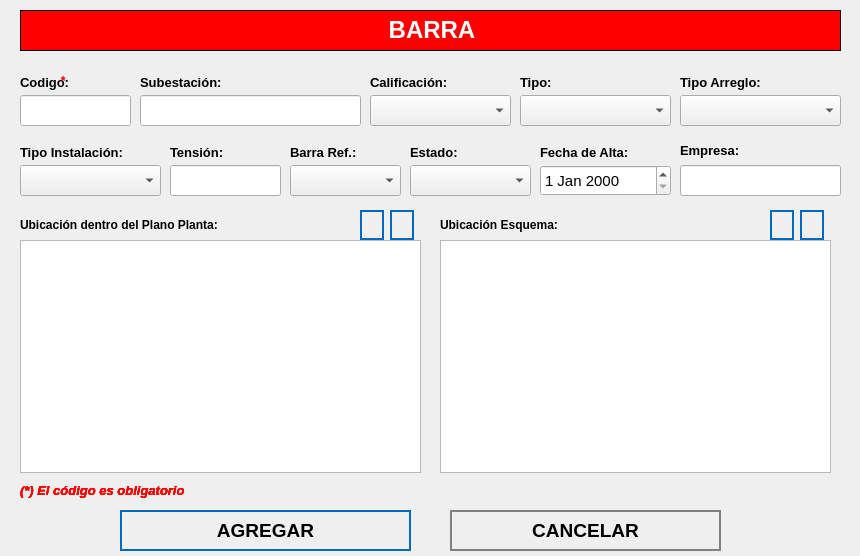
<?xml version="1.0" encoding="UTF-8"?>
<ui version="4.0">
 <class>NewBook</class>
 <widget class="QWidget" name="NewBook">
  <property name="geometry">
   <rect>
    <x>0</x>
    <y>0</y>
    <width>860</width>
    <height>556</height>
   </rect>
  </property>
  <property name="minimumSize">
   <size>
    <width>860</width>
    <height>556</height>
   </size>
  </property>
  <property name="maximumSize">
   <size>
    <width>860</width>
    <height>556</height>
   </size>
  </property>
  <property name="windowTitle">
   <string>Nuevo Registro</string>
  </property>
  <property name="styleSheet">
   <string notr="true">QPushButton
{	
	height: 2em;
 	border-style: solid;
	border-width: 2px;
 	border-color: grey;
	font-weight: bold;
}

QPushButton:hover
{
   	background-color:grey;
	color:white;
}</string>
  </property>
  <widget class="QLabel" name="label">
   <property name="geometry">
    <rect>
     <x>20</x>
     <y>10</y>
     <width>821</width>
     <height>41</height>
    </rect>
   </property>
   <property name="minimumSize">
    <size>
     <width>821</width>
     <height>0</height>
    </size>
   </property>
   <property name="maximumSize">
    <size>
     <width>821</width>
     <height>16777215</height>
    </size>
   </property>
   <property name="font">
    <font>
     <underline>false</underline>
    </font>
   </property>
   <property name="autoFillBackground">
    <bool>false</bool>
   </property>
   <property name="styleSheet">
    <string notr="true">background-color: red;</string>
   </property>
   <property name="frameShape">
    <enum>QFrame::Box</enum>
   </property>
   <property name="text">
    <string>&lt;html&gt;&lt;head/&gt;&lt;body&gt;&lt;p align=&quot;center&quot;&gt;&lt;span style=&quot; font-size:18pt; font-weight:600; color:#ffffff;&quot;&gt;BARRA&lt;/span&gt;&lt;/p&gt;&lt;/body&gt;&lt;/html&gt;</string>
   </property>
  </widget>
  <widget class="QLabel" name="label_autoriza">
   <property name="geometry">
    <rect>
     <x>20</x>
     <y>70</y>
     <width>101</width>
     <height>25</height>
    </rect>
   </property>
   <property name="text">
    <string>&lt;html&gt;&lt;head/&gt;&lt;body&gt;&lt;p&gt;&lt;span style=&quot; font-size:10pt; font-weight:600;&quot;&gt;Codigo:&lt;/span&gt;&lt;/p&gt;&lt;/body&gt;&lt;/html&gt;</string>
   </property>
  </widget>
  <widget class="QLineEdit" name="inputCodigo">
   <property name="geometry">
    <rect>
     <x>20</x>
     <y>95</y>
     <width>111</width>
     <height>31</height>
    </rect>
   </property>
   <property name="font">
    <font>
     <pointsize>12</pointsize>
    </font>
   </property>
   <property name="maxLength">
    <number>15</number>
   </property>
  </widget>
  <widget class="QLineEdit" name="inputNombre">
   <property name="geometry">
    <rect>
     <x>140</x>
     <y>95</y>
     <width>221</width>
     <height>31</height>
    </rect>
   </property>
   <property name="font">
    <font>
     <pointsize>12</pointsize>
    </font>
   </property>
  </widget>
  <widget class="QPushButton" name="addButton">
   <property name="geometry">
    <rect>
     <x>120</x>
     <y>510</y>
     <width>291</width>
     <height>41</height>
    </rect>
   </property>
   <property name="font">
    <font>
     <pointsize>14</pointsize>
     <weight>75</weight>
     <bold>true</bold>
    </font>
   </property>
   <property name="cursor">
    <cursorShape>PointingHandCursor</cursorShape>
   </property>
   <property name="styleSheet">
    <string notr="true">QPushButton
{	
	height: 2em;
 	border-style: solid;
	border-width: 2px;
 	border-color: #0069c0;
	font-weight: bold;
}

QPushButton:hover
{
   	background-color:#0069c0;
	color:white;
}</string>
   </property>
   <property name="text">
    <string>AGREGAR</string>
   </property>
   <property name="icon">
    <iconset>
     <normaloff>../assets/icons/add-icon.png</normaloff>../assets/icons/add-icon.png</iconset>
   </property>
   <property name="iconSize">
    <size>
     <width>30</width>
     <height>30</height>
    </size>
   </property>
   <property name="autoDefault">
    <bool>true</bool>
   </property>
   <property name="default">
    <bool>true</bool>
   </property>
   <property name="flat">
    <bool>true</bool>
   </property>
  </widget>
  <widget class="QPushButton" name="cancelButton">
   <property name="geometry">
    <rect>
     <x>450</x>
     <y>510</y>
     <width>271</width>
     <height>41</height>
    </rect>
   </property>
   <property name="font">
    <font>
     <pointsize>14</pointsize>
     <weight>75</weight>
     <bold>true</bold>
    </font>
   </property>
   <property name="cursor">
    <cursorShape>PointingHandCursor</cursorShape>
   </property>
   <property name="styleSheet">
    <string notr="true">QPushButton
{	
	height: 2em;
 	border-style: solid;
	border-width: 2px;
 	border-color: grey;
	font-weight: bold;
}

QPushButton:hover
{
   	background-color:grey;
	color:white;
}</string>
   </property>
   <property name="text">
    <string>CANCELAR</string>
   </property>
   <property name="icon">
    <iconset>
     <normaloff>../assets/icons/cancel-icon.png</normaloff>../assets/icons/cancel-icon.png</iconset>
   </property>
   <property name="iconSize">
    <size>
     <width>30</width>
     <height>30</height>
    </size>
   </property>
   <property name="autoDefault">
    <bool>true</bool>
   </property>
   <property name="default">
    <bool>true</bool>
   </property>
   <property name="flat">
    <bool>true</bool>
   </property>
  </widget>
  <widget class="QLabel" name="label_aquienVisita">
   <property name="geometry">
    <rect>
     <x>140</x>
     <y>70</y>
     <width>191</width>
     <height>25</height>
    </rect>
   </property>
   <property name="text">
    <string>&lt;html&gt;&lt;head/&gt;&lt;body&gt;&lt;p&gt;&lt;span style=&quot; font-size:10pt; font-weight:600;&quot;&gt;Subestación:&lt;/span&gt;&lt;/p&gt;&lt;/body&gt;&lt;/html&gt;</string>
   </property>
  </widget>
  <widget class="QLabel" name="label_area">
   <property name="geometry">
    <rect>
     <x>20</x>
     <y>140</y>
     <width>141</width>
     <height>25</height>
    </rect>
   </property>
   <property name="text">
    <string>&lt;html&gt;&lt;head/&gt;&lt;body&gt;&lt;p&gt;&lt;span style=&quot; font-size:10pt; font-weight:600;&quot;&gt;Tipo Instalación:&lt;/span&gt;&lt;/p&gt;&lt;/body&gt;&lt;/html&gt;</string>
   </property>
  </widget>
  <widget class="QLabel" name="label_horaIngreso">
   <property name="geometry">
    <rect>
     <x>170</x>
     <y>140</y>
     <width>111</width>
     <height>25</height>
    </rect>
   </property>
   <property name="text">
    <string>&lt;html&gt;&lt;head/&gt;&lt;body&gt;&lt;p&gt;&lt;span style=&quot; font-size:10pt; font-weight:600;&quot;&gt;Tensión:&lt;/span&gt;&lt;/p&gt;&lt;/body&gt;&lt;/html&gt;</string>
   </property>
  </widget>
  <widget class="QLabel" name="label_horaSalida">
   <property name="geometry">
    <rect>
     <x>410</x>
     <y>140</y>
     <width>81</width>
     <height>25</height>
    </rect>
   </property>
   <property name="text">
    <string>&lt;html&gt;&lt;head/&gt;&lt;body&gt;&lt;p&gt;&lt;span style=&quot; font-size:10pt; font-weight:600;&quot;&gt;Estado:&lt;/span&gt;&lt;/p&gt;&lt;/body&gt;&lt;/html&gt;</string>
   </property>
  </widget>
  <widget class="QLabel" name="label_motivoVisita">
   <property name="geometry">
    <rect>
     <x>540</x>
     <y>140</y>
     <width>131</width>
     <height>25</height>
    </rect>
   </property>
   <property name="text">
    <string>&lt;html&gt;&lt;head/&gt;&lt;body&gt;&lt;p&gt;&lt;span style=&quot; font-size:10pt; font-weight:600;&quot;&gt;Fecha de Alta:&lt;/span&gt;&lt;/p&gt;&lt;/body&gt;&lt;/html&gt;</string>
   </property>
  </widget>
  <widget class="QLabel" name="label_nota_obligatoria">
   <property name="geometry">
    <rect>
     <x>20</x>
     <y>480</y>
     <width>281</width>
     <height>21</height>
    </rect>
   </property>
   <property name="text">
    <string>&lt;html&gt;&lt;head/&gt;&lt;body&gt;&lt;p&gt;&lt;span style=&quot; font-size:10pt; font-weight:600; font-style:italic; color:#ff0000;&quot;&gt;(*) El código es obligatorio&lt;/span&gt;&lt;/p&gt;&lt;/body&gt;&lt;/html&gt;</string>
   </property>
  </widget>
  <widget class="QLabel" name="label_advertencia_dni">
   <property name="geometry">
    <rect>
     <x>20</x>
     <y>480</y>
     <width>251</width>
     <height>21</height>
    </rect>
   </property>
   <property name="text">
    <string>&lt;html&gt;&lt;head/&gt;&lt;body&gt;&lt;p&gt;&lt;span style=&quot; font-size:10pt; font-weight:600; font-style:italic; color:#ff0000;&quot;&gt;(*) El código es obligatorio&lt;/span&gt;&lt;/p&gt;&lt;/body&gt;&lt;/html&gt;</string>
   </property>
  </widget>
  <widget class="QLabel" name="label_area_2">
   <property name="geometry">
    <rect>
     <x>520</x>
     <y>70</y>
     <width>141</width>
     <height>25</height>
    </rect>
   </property>
   <property name="text">
    <string>&lt;html&gt;&lt;head/&gt;&lt;body&gt;&lt;p&gt;&lt;span style=&quot; font-size:10pt; font-weight:600;&quot;&gt;Tipo:&lt;/span&gt;&lt;/p&gt;&lt;/body&gt;&lt;/html&gt;</string>
   </property>
  </widget>
  <widget class="QComboBox" name="cbEstado">
   <property name="geometry">
    <rect>
     <x>410</x>
     <y>165</y>
     <width>121</width>
     <height>31</height>
    </rect>
   </property>
   <property name="font">
    <font>
     <pointsize>12</pointsize>
    </font>
   </property>
   <property name="editable">
    <bool>false</bool>
   </property>
  </widget>
  <widget class="QDateEdit" name="inputFecha">
   <property name="geometry">
    <rect>
     <x>540</x>
     <y>165</y>
     <width>131</width>
     <height>31</height>
    </rect>
   </property>
   <property name="font">
    <font>
     <pointsize>11</pointsize>
     <weight>50</weight>
     <bold>false</bold>
    </font>
   </property>
  </widget>
  <widget class="QComboBox" name="inputArreglo">
   <property name="geometry">
    <rect>
     <x>680</x>
     <y>95</y>
     <width>161</width>
     <height>31</height>
    </rect>
   </property>
   <property name="font">
    <font>
     <pointsize>12</pointsize>
    </font>
   </property>
   <property name="editable">
    <bool>false</bool>
   </property>
  </widget>
  <widget class="QComboBox" name="inputInstalacion">
   <property name="geometry">
    <rect>
     <x>20</x>
     <y>165</y>
     <width>141</width>
     <height>31</height>
    </rect>
   </property>
   <property name="font">
    <font>
     <pointsize>12</pointsize>
    </font>
   </property>
   <property name="editable">
    <bool>false</bool>
   </property>
  </widget>
  <widget class="QLineEdit" name="inputTension">
   <property name="geometry">
    <rect>
     <x>170</x>
     <y>165</y>
     <width>111</width>
     <height>31</height>
    </rect>
   </property>
   <property name="font">
    <font>
     <pointsize>12</pointsize>
    </font>
   </property>
   <property name="maxLength">
    <number>8</number>
   </property>
  </widget>
  <widget class="QLabel" name="label_horaIngreso_4">
   <property name="geometry">
    <rect>
     <x>290</x>
     <y>140</y>
     <width>111</width>
     <height>25</height>
    </rect>
   </property>
   <property name="text">
    <string>&lt;html&gt;&lt;head/&gt;&lt;body&gt;&lt;p&gt;&lt;span style=&quot; font-size:10pt; font-weight:600;&quot;&gt;Barra Ref.:&lt;/span&gt;&lt;/p&gt;&lt;/body&gt;&lt;/html&gt;</string>
   </property>
  </widget>
  <widget class="QComboBox" name="cbBarra">
   <property name="geometry">
    <rect>
     <x>290</x>
     <y>165</y>
     <width>111</width>
     <height>31</height>
    </rect>
   </property>
   <property name="font">
    <font>
     <pointsize>12</pointsize>
    </font>
   </property>
   <property name="editable">
    <bool>false</bool>
   </property>
  </widget>
  <widget class="QComboBox" name="inputTipo">
   <property name="geometry">
    <rect>
     <x>520</x>
     <y>95</y>
     <width>151</width>
     <height>31</height>
    </rect>
   </property>
   <property name="font">
    <font>
     <pointsize>12</pointsize>
    </font>
   </property>
   <property name="editable">
    <bool>false</bool>
   </property>
  </widget>
  <widget class="QLabel" name="label_area_3">
   <property name="geometry">
    <rect>
     <x>680</x>
     <y>70</y>
     <width>141</width>
     <height>25</height>
    </rect>
   </property>
   <property name="text">
    <string>&lt;html&gt;&lt;head/&gt;&lt;body&gt;&lt;p&gt;&lt;span style=&quot; font-size:10pt; font-weight:600;&quot;&gt;Tipo Arreglo:&lt;/span&gt;&lt;/p&gt;&lt;/body&gt;&lt;/html&gt;</string>
   </property>
  </widget>
  <widget class="QComboBox" name="inputCalificacion">
   <property name="geometry">
    <rect>
     <x>370</x>
     <y>95</y>
     <width>141</width>
     <height>31</height>
    </rect>
   </property>
   <property name="font">
    <font>
     <pointsize>12</pointsize>
    </font>
   </property>
   <property name="editable">
    <bool>false</bool>
   </property>
  </widget>
  <widget class="QLabel" name="label_area_4">
   <property name="geometry">
    <rect>
     <x>370</x>
     <y>70</y>
     <width>141</width>
     <height>25</height>
    </rect>
   </property>
   <property name="text">
    <string>&lt;html&gt;&lt;head/&gt;&lt;body&gt;&lt;p&gt;&lt;span style=&quot; font-size:10pt; font-weight:600;&quot;&gt;Calificación:&lt;/span&gt;&lt;/p&gt;&lt;/body&gt;&lt;/html&gt;</string>
   </property>
  </widget>
  <widget class="QLabel" name="label_advertencia_dni_2">
   <property name="geometry">
    <rect>
     <x>60</x>
     <y>70</y>
     <width>21</width>
     <height>21</height>
    </rect>
   </property>
   <property name="text">
    <string>&lt;html&gt;&lt;head/&gt;&lt;body&gt;&lt;p&gt;&lt;span style=&quot; font-size:10pt; font-weight:600; font-style:italic; color:#ff0000;&quot;&gt;*&lt;/span&gt;&lt;/p&gt;&lt;/body&gt;&lt;/html&gt;</string>
   </property>
  </widget>
  <widget class="QLabel" name="label_nota_obligatoria_2">
   <property name="geometry">
    <rect>
     <x>20</x>
     <y>480</y>
     <width>281</width>
     <height>21</height>
    </rect>
   </property>
   <property name="text">
    <string>&lt;html&gt;&lt;head/&gt;&lt;body&gt;&lt;p&gt;&lt;span style=&quot; font-size:10pt; font-weight:600; font-style:italic; color:#ff0000;&quot;&gt;(*) El código es obligatorio&lt;/span&gt;&lt;/p&gt;&lt;/body&gt;&lt;/html&gt;</string>
   </property>
  </widget>
  <widget class="QTableWidget" name="tablePlano">
   <property name="geometry">
    <rect>
     <x>20</x>
     <y>240</y>
     <width>401</width>
     <height>233</height>
    </rect>
   </property>
   <property name="autoFillBackground">
    <bool>true</bool>
   </property>
   <property name="lineWidth">
    <number>5</number>
   </property>
   <property name="editTriggers">
    <set>QAbstractItemView::NoEditTriggers</set>
   </property>
   <property name="textElideMode">
    <enum>Qt::ElideLeft</enum>
   </property>
   <attribute name="horizontalHeaderMinimumSectionSize">
    <number>10</number>
   </attribute>
  </widget>
  <widget class="QLabel" name="label_5">
   <property name="geometry">
    <rect>
     <x>440</x>
     <y>210</y>
     <width>261</width>
     <height>30</height>
    </rect>
   </property>
   <property name="text">
    <string>&lt;html&gt;&lt;head/&gt;&lt;body&gt;&lt;p&gt;&lt;span style=&quot; font-size:9pt; font-weight:600;&quot;&gt;Ubicación Esquema:&lt;/span&gt;&lt;/p&gt;&lt;/body&gt;&lt;/html&gt;</string>
   </property>
   <property name="scaledContents">
    <bool>true</bool>
   </property>
  </widget>
  <widget class="QPushButton" name="btnDeletePlano">
   <property name="geometry">
    <rect>
     <x>390</x>
     <y>210</y>
     <width>24</width>
     <height>30</height>
    </rect>
   </property>
   <property name="font">
    <font>
     <pointsize>12</pointsize>
     <weight>75</weight>
     <bold>true</bold>
    </font>
   </property>
   <property name="cursor">
    <cursorShape>PointingHandCursor</cursorShape>
   </property>
   <property name="styleSheet">
    <string notr="true">QPushButton
{	
	height: 2em;
 	border-style: solid;
	border-width: 2px;
 	border-color: #0069c0;
	font-weight: bold;
}

QPushButton:hover
{
   	background-color:#0069c0;
	color:white;
}</string>
   </property>
   <property name="text">
    <string/>
   </property>
   <property name="icon">
    <iconset>
     <normaloff>../assets/icons/deletesquare.png</normaloff>../assets/icons/deletesquare.png</iconset>
   </property>
   <property name="iconSize">
    <size>
     <width>25</width>
     <height>25</height>
    </size>
   </property>
   <property name="autoDefault">
    <bool>true</bool>
   </property>
   <property name="default">
    <bool>true</bool>
   </property>
   <property name="flat">
    <bool>true</bool>
   </property>
  </widget>
  <widget class="QPushButton" name="btnAddPlano">
   <property name="geometry">
    <rect>
     <x>360</x>
     <y>210</y>
     <width>24</width>
     <height>30</height>
    </rect>
   </property>
   <property name="font">
    <font>
     <pointsize>12</pointsize>
     <weight>75</weight>
     <bold>true</bold>
    </font>
   </property>
   <property name="cursor">
    <cursorShape>PointingHandCursor</cursorShape>
   </property>
   <property name="styleSheet">
    <string notr="true">QPushButton
{	
	height: 2em;
 	border-style: solid;
	border-width: 2px;
 	border-color: #0069c0;
	font-weight: bold;
}

QPushButton:hover
{
   	background-color:#0069c0;
	color:white;
}</string>
   </property>
   <property name="text">
    <string/>
   </property>
   <property name="icon">
    <iconset>
     <normaloff>../assets/icons/add-icon.png</normaloff>../assets/icons/add-icon.png</iconset>
   </property>
   <property name="iconSize">
    <size>
     <width>25</width>
     <height>25</height>
    </size>
   </property>
   <property name="autoDefault">
    <bool>true</bool>
   </property>
   <property name="default">
    <bool>true</bool>
   </property>
   <property name="flat">
    <bool>true</bool>
   </property>
  </widget>
  <widget class="QLabel" name="label_advertencia_dni_3">
   <property name="geometry">
    <rect>
     <x>20</x>
     <y>480</y>
     <width>251</width>
     <height>21</height>
    </rect>
   </property>
   <property name="text">
    <string>&lt;html&gt;&lt;head/&gt;&lt;body&gt;&lt;p&gt;&lt;span style=&quot; font-size:10pt; font-weight:600; font-style:italic; color:#ff0000;&quot;&gt;(*) El código es obligatorio&lt;/span&gt;&lt;/p&gt;&lt;/body&gt;&lt;/html&gt;</string>
   </property>
  </widget>
  <widget class="QPushButton" name="btnAddEsquema">
   <property name="geometry">
    <rect>
     <x>770</x>
     <y>210</y>
     <width>24</width>
     <height>30</height>
    </rect>
   </property>
   <property name="font">
    <font>
     <pointsize>12</pointsize>
     <weight>75</weight>
     <bold>true</bold>
    </font>
   </property>
   <property name="cursor">
    <cursorShape>PointingHandCursor</cursorShape>
   </property>
   <property name="styleSheet">
    <string notr="true">QPushButton
{	
	height: 2em;
 	border-style: solid;
	border-width: 2px;
 	border-color: #0069c0;
	font-weight: bold;
}

QPushButton:hover
{
   	background-color:#0069c0;
	color:white;
}</string>
   </property>
   <property name="text">
    <string/>
   </property>
   <property name="icon">
    <iconset>
     <normaloff>../assets/icons/add-icon.png</normaloff>../assets/icons/add-icon.png</iconset>
   </property>
   <property name="iconSize">
    <size>
     <width>25</width>
     <height>25</height>
    </size>
   </property>
   <property name="autoDefault">
    <bool>true</bool>
   </property>
   <property name="default">
    <bool>true</bool>
   </property>
   <property name="flat">
    <bool>true</bool>
   </property>
  </widget>
  <widget class="QLabel" name="label_4">
   <property name="geometry">
    <rect>
     <x>20</x>
     <y>210</y>
     <width>311</width>
     <height>30</height>
    </rect>
   </property>
   <property name="text">
    <string>&lt;html&gt;&lt;head/&gt;&lt;body&gt;&lt;p&gt;&lt;span style=&quot; font-size:9pt; font-weight:600;&quot;&gt;Ubicación dentro del Plano Planta:&lt;/span&gt;&lt;/p&gt;&lt;/body&gt;&lt;/html&gt;</string>
   </property>
   <property name="scaledContents">
    <bool>true</bool>
   </property>
  </widget>
  <widget class="QPushButton" name="btnDeleteEsquema">
   <property name="geometry">
    <rect>
     <x>800</x>
     <y>210</y>
     <width>24</width>
     <height>30</height>
    </rect>
   </property>
   <property name="font">
    <font>
     <pointsize>12</pointsize>
     <weight>75</weight>
     <bold>true</bold>
    </font>
   </property>
   <property name="cursor">
    <cursorShape>PointingHandCursor</cursorShape>
   </property>
   <property name="styleSheet">
    <string notr="true">QPushButton
{	
	height: 2em;
 	border-style: solid;
	border-width: 2px;
 	border-color: #0069c0;
	font-weight: bold;
}

QPushButton:hover
{
   	background-color:#0069c0;
	color:white;
}</string>
   </property>
   <property name="text">
    <string/>
   </property>
   <property name="icon">
    <iconset>
     <normaloff>../assets/icons/deletesquare.png</normaloff>../assets/icons/deletesquare.png</iconset>
   </property>
   <property name="iconSize">
    <size>
     <width>25</width>
     <height>25</height>
    </size>
   </property>
   <property name="autoDefault">
    <bool>true</bool>
   </property>
   <property name="default">
    <bool>true</bool>
   </property>
   <property name="flat">
    <bool>true</bool>
   </property>
  </widget>
  <widget class="QTableWidget" name="tableEsquema">
   <property name="geometry">
    <rect>
     <x>440</x>
     <y>240</y>
     <width>391</width>
     <height>233</height>
    </rect>
   </property>
   <property name="autoFillBackground">
    <bool>true</bool>
   </property>
   <property name="lineWidth">
    <number>5</number>
   </property>
   <property name="editTriggers">
    <set>QAbstractItemView::NoEditTriggers</set>
   </property>
   <property name="textElideMode">
    <enum>Qt::ElideLeft</enum>
   </property>
   <attribute name="horizontalHeaderMinimumSectionSize">
    <number>10</number>
   </attribute>
  </widget>
  <widget class="QLineEdit" name="inputCodEmpresa">
   <property name="geometry">
    <rect>
     <x>680</x>
     <y>165</y>
     <width>161</width>
     <height>31</height>
    </rect>
   </property>
   <property name="font">
    <font>
     <pointsize>12</pointsize>
    </font>
   </property>
   <property name="maxLength">
    <number>5</number>
   </property>
  </widget>
  <widget class="QLabel" name="label_empresa">
   <property name="geometry">
    <rect>
     <x>680</x>
     <y>140</y>
     <width>111</width>
     <height>21</height>
    </rect>
   </property>
   <property name="text">
    <string>&lt;html&gt;&lt;head/&gt;&lt;body&gt;&lt;p&gt;&lt;span style=&quot; font-size:10pt; font-weight:600;&quot;&gt;Empresa:&lt;/span&gt;&lt;/p&gt;&lt;/body&gt;&lt;/html&gt;</string>
   </property>
   <property name="scaledContents">
    <bool>true</bool>
   </property>
  </widget>
 </widget>
 <tabstops>
  <tabstop>inputCodigo</tabstop>
  <tabstop>inputNombre</tabstop>
  <tabstop>addButton</tabstop>
  <tabstop>cancelButton</tabstop>
 </tabstops>
 <resources/>
 <connections/>
</ui>
